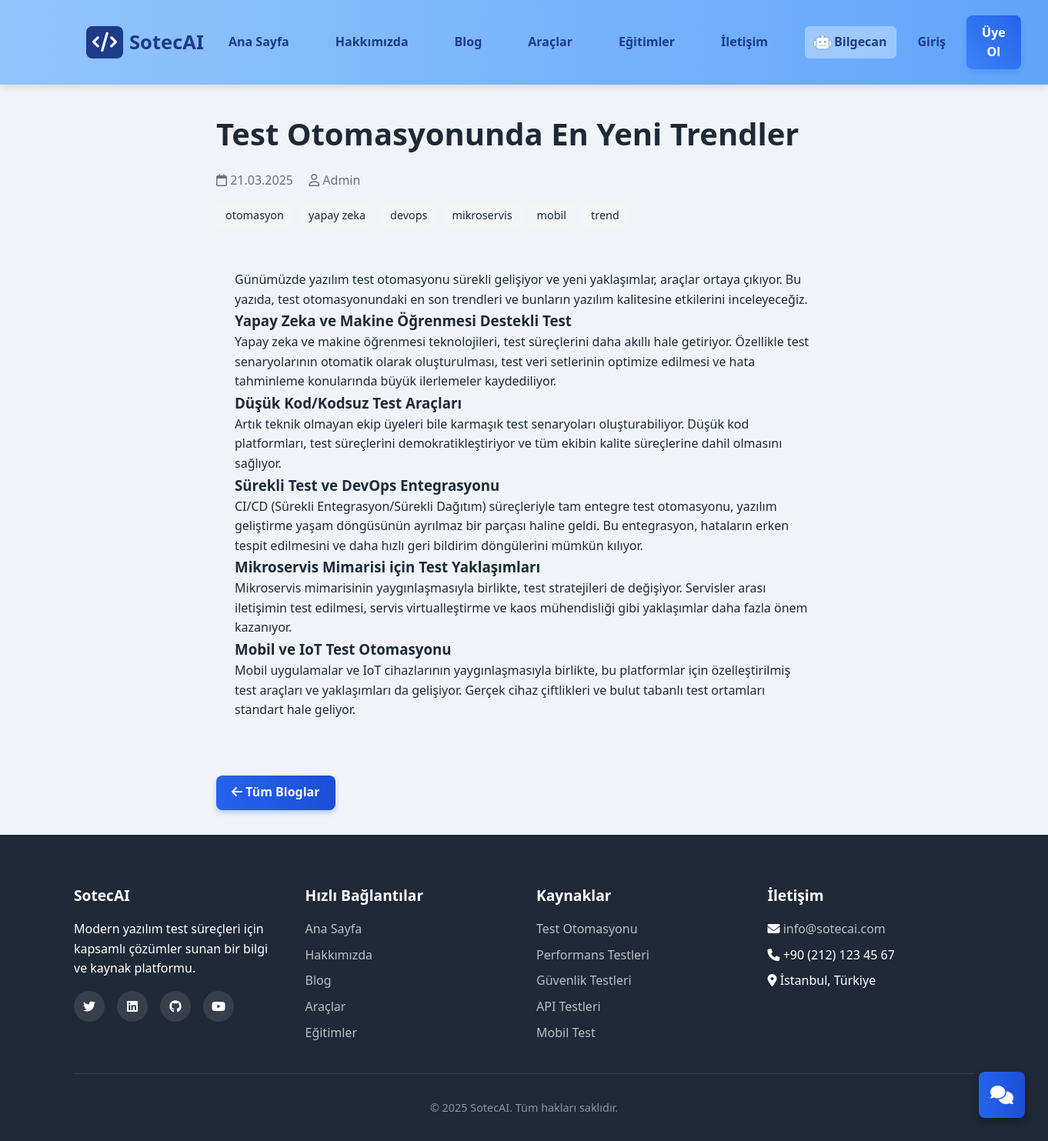
The page /blog/1 on the database its author committed.
### app.py (models this page shows)
class Blog(db.Model):
    id = db.Column(db.Integer, primary_key=True)
    baslik = db.Column(db.String(200), nullable=False, index=True)
    icerik = db.Column(db.Text, nullable=False)
    yazar_id = db.Column(db.Integer, db.ForeignKey('kullanici.id'), index=True)
    tarih = db.Column(db.DateTime, default=datetime.utcnow, index=True)
    ozet = db.Column(db.String(300))
    etiketler = db.Column(db.String(200), index=True)
    yazar = db.relationship('Kullanici', backref='blogs')

### app.py (the view)
@app.route('/blog/<int:blog_id>')
def blog_detay(blog_id):
    blog = Blog.query.options(
        joinedload(Blog.yazar),
        joinedload(Blog.yorumlar).joinedload(Yorum.kullanici)
    ).get_or_404(blog_id)
    return render_template('blog_detay.html', blog=blog)

### app.py (called while the page is built)
@app.before_request
def load_user():
    if 'kullanici_id' in session:
        g.user = Kullanici.query.get(session['kullanici_id'])
    else:
        g.user = None

### templates/blog_detay.html (shortened to what this page needs)
{% extends 'base.html' %}
{% block content %}
{% set current_lang = session.get('lang', 'tr') %}
<div class="container">
    <div class="blog-detail">
        <div class="blog-header">
            <h1>
                {% if current_lang == 'tr' %}
                    {{ blog.baslik }}
                {% endif %}
            </h1>
            <div class="blog-meta">
                <span><i class="far fa-calendar"></i> {{ blog.tarih.strftime('%d.%m.%Y') }}</span>
                <span style="margin-left: 1rem;"><i class="far fa-user"></i>
                    {% if current_lang == 'tr' %}
                        Admin
                    {% else %}
                        Administrator
                    {% endif %}
                </span>
            </div>
            <div class="blog-tags">
                {% for etiket in blog.etiketler.split(',') %}
                <span class="tag">
                    {% if current_lang == 'tr' %}
                        {{ etiket }}
                    {% endif %}
                </span>
                {% endfor %}
            </div>
        </div>
        <div class="blog-content">
            {% if current_lang == 'tr' %}
                {{ blog.icerik|safe }}
            {% endif %}
        </div>
        <div style="margin-top: 3rem;">
            <a href="{{ url_for('blog_listesi') }}" class="btn btn-primary"><i class="fas fa-arrow-left"></i>
                {% if current_lang == 'tr' %}
                    Tüm Bloglar
                {% else %}
                    All Blogs
                {% endif %}
            </a>
        </div>
    </div>
</div>
{% endblock %}

### templates/base.html (shortened to what this page needs)
<!DOCTYPE html>
<html lang="{{ session.get('lang', 'tr') }}">
<head>
    <link rel="stylesheet" href="https://cdnjs.cloudflare.com/ajax/libs/font-awesome/6.4.0/css/all.min.css">
</head>
<body>
    <header>
        <div class="container">
            <nav class="navbar">
                <a href="{{ url_for('anasayfa') }}" class="logo">
                    <i class="fas fa-code"></i> SotecAI
                </a>
                <ul class="nav-links" id="navLinks">
                    {% set current_lang = session.get('lang', 'tr') %}
                    <li><a href="{{ url_for('anasayfa') }}" {% if request.path == url_for('anasayfa') %}class="active"{% endif %}>
                        {{ tr_en[current_lang]['anasayfa'] }}
                    </a></li>
                    <li><a href="{{ url_for('hakkimizda') }}" {% if request.path == url_for('hakkimizda') %}class="active"{% endif %}>
                        {{ tr_en[current_lang]['hakkimizda'] }}
                    </a></li>
                    <li><a href="{{ url_for('blog_listesi') }}" {% if request.path == url_for('blog_listesi') %}class="active"{% endif %}>
                        {{ tr_en[current_lang]['blog'] }}
                    </a></li>
                    <li><a href="{{ url_for('araclar') }}" {% if request.path == url_for('araclar') %}class="active"{% endif %}>
                        {{ tr_en[current_lang]['araclar'] }}
                    </a></li>
                    <li><a href="{{ url_for('egitimler') }}" {% if request.path == url_for('egitimler') %}class="active"{% endif %}>
                        {{ tr_en[current_lang]['egitimler'] }}
                    </a></li>
                    <li><a href="{{ url_for('iletisim') }}" {% if request.path == url_for('iletisim') %}class="active"{% endif %}>
                        {{ tr_en[current_lang]['iletisim'] }}
                    </a></li>
                    <li class="nav-item">
                        <a class="nav-link" href="{{ url_for('bilgecan_chat') }}">
                            <i class="fas fa-robot mr-1"></i>
                            {% if session['lang'] == 'en' %}
                                Bilgecan
                            {% else %}
                                Bilgecan
                            {% endif %}
                        </a>
                    </li>
                    {% if kullanici_giris_yapti_mi() %}
                        <li><a href="{{ url_for('cikis') }}">{{ tr_en[current_lang]['cikis'] }}</a></li>
                    {% else %}
                        <li><a href="{{ url_for('giris') }}" {% if request.path == url_for('giris') %}class="active"{% endif %}>
                            {{ tr_en[current_lang]['giris'] }}
                        </a></li>
                    {% endif %}
                </ul>
                <div class="nav-right">
                    {% if not kullanici_giris_yapti_mi() %}
                        <a href="{{ url_for('kayit') }}" class="btn btn-primary">{{ tr_en[current_lang]['kayit'] }}</a>
                    {% endif %}
                </div>
            </nav>
        </div>
    </header>
    {% block content %}{% endblock %}
    <footer>
        <div class="container">
            <div class="footer-grid">
                <div class="footer-col">
                    <h3>SotecAI</h3>
                    {% set current_lang = session.get('lang', 'tr') %}
                    <p>
                        {% if current_lang == 'tr' %}
                            Modern yazılım test süreçleri için kapsamlı çözümler sunan bir bilgi ve kaynak platformu.
                        {% else %}
                            A knowledge and resource platform offering comprehensive solutions for modern software testing processes.
                        {% endif %}
                    </p>
                    <div class="social-links">
                        <a href="#"><i class="fab fa-twitter"></i></a>
                        <a href="#"><i class="fab fa-linkedin"></i></a>
                        <a href="#"><i class="fab fa-github"></i></a>
                        <a href="#"><i class="fab fa-youtube"></i></a>
                    </div>
                </div>
                <div class="footer-col">
                    <h3>
                        {% if current_lang == 'tr' %}Hızlı Bağlantılar{% else %}Quick Links{% endif %}
                    </h3>
                    <ul class="footer-links">
                        <li><a href="{{ url_for('anasayfa') }}">{{ tr_en[current_lang]['anasayfa'] }}</a></li>
                        <li><a href="{{ url_for('hakkimizda') }}">{{ tr_en[current_lang]['hakkimizda'] }}</a></li>
                        <li><a href="{{ url_for('blog_listesi') }}">{{ tr_en[current_lang]['blog'] }}</a></li>
                        <li><a href="{{ url_for('araclar') }}">{{ tr_en[current_lang]['araclar'] }}</a></li>
                        <li><a href="{{ url_for('egitimler') }}">{{ tr_en[current_lang]['egitimler'] }}</a></li>
                    </ul>
                </div>
                <div class="footer-col">
                    <h3>
                        {% if current_lang == 'tr' %}Kaynaklar{% else %}Resources{% endif %}
                    </h3>
                    <ul class="footer-links">
                        <li><a href="#">
                            {% if current_lang == 'tr' %}Test Otomasyonu{% else %}Test Automation{% endif %}
                        </a></li>
                        <li><a href="#">
                            {% if current_lang == 'tr' %}Performans Testleri{% else %}Performance Testing{% endif %}
                        </a></li>
                        <li><a href="#">
                            {% if current_lang == 'tr' %}Güvenlik Testleri{% else %}Security Testing{% endif %}
                        </a></li>
                        <li><a href="#">
                            {% if current_lang == 'tr' %}API Testleri{% else %}API Testing{% endif %}
                        </a></li>
                        <li><a href="#">
                            {% if current_lang == 'tr' %}Mobil Test{% else %}Mobile Testing{% endif %}
                        </a></li>
                    </ul>
                </div>
                <div class="footer-col">
                    <h3>
                        {% if current_lang == 'tr' %}İletişim{% else %}Contact{% endif %}
                    </h3>
                    <ul class="footer-links">
                        <li><i class="fas fa-envelope"></i> <a href="mailto:info@sotecai.com">info@sotecai.com</a></li>
                        <li><i class="fas fa-phone"></i> +90 (212) 123 45 67</li>
                        <li><i class="fas fa-map-marker-alt"></i>
                            {% if current_lang == 'tr' %}İstanbul, Türkiye{% else %}Istanbul, Turkey{% endif %}
                        </li>
                    </ul>
                </div>
            </div>
            <div class="footer-bottom">
                <p>&copy; {{ now.year }} SotecAI.
                    {% if current_lang == 'tr' %}Tüm hakları saklıdır.{% else %}All rights reserved.{% endif %}
                </p>
            </div>
        </div>
    </footer>
<div id="chat-floating-button">
    <a href="{{ url_for('bilgecan_chat') }}" class="btn btn-primary rounded-circle shadow">
        <i class="fas fa-comments"></i>
    </a>
</div>
</body>
</html>

### rows shown on the page
Blog: baslik "Test Otomasyonunda En Yeni Trendler", tarih "21.03.2025", icerik "Günümüzde yazılım test otomasyonu sürekli gelişiyor ve yeni yaklaşımlar, araçlar ortaya çıkıyor. Bu yazıda, test otomasyonundaki en son trendleri ve bunların yazılım kalitesine etkilerini inceleyeceğiz. Yapay Zeka ve Makine Öğrenmesi Destekli Test Yapay zeka ve makine öğrenmesi teknolojileri, test süreçlerini daha akıllı hale getiriyor. Özellikle test senaryolarının otomatik olarak oluşturulması, test veri setlerinin optimize edilmesi ve hata tahminleme konularında büyük ilerlemeler kaydediliyor. Düşük Kod/Kodsuz Test Araçları Artık teknik olmayan ekip üyeleri bile karmaşık test senaryoları oluşturabiliyor. Düşük kod platformları, test süreçlerini demokratikleştiriyor ve tüm ekibin kalite…"

### other values the page prints
{{ tr_en[current_lang]['anasayfa'] }} "Ana Sayfa"
{{ tr_en[current_lang]['hakkimizda'] }} "Hakkımızda"
{{ tr_en[current_lang]['blog'] }} "Blog"
{{ tr_en[current_lang]['araclar'] }} "Araçlar"
{{ tr_en[current_lang]['egitimler'] }} "Eğitimler"
{{ tr_en[current_lang]['iletisim'] }} "İletişim"
{{ tr_en[current_lang]['giris'] }} "Giriş"
{{ tr_en[current_lang]['kayit'] }} "Üye Ol"
{{ etiket }} "otomasyon" "yapay zeka" "devops" "mikroservis" "mobil" "trend"
